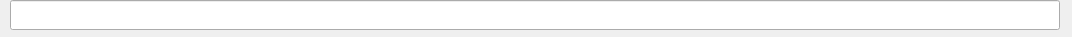
<?xml version="1.0" encoding="UTF-8"?>
<ui version="4.0">
 <class>eingabefeld</class>
 <widget class="QWidget" name="eingabefeld">
  <property name="geometry">
   <rect>
    <x>0</x>
    <y>0</y>
    <width>1072</width>
    <height>37</height>
   </rect>
  </property>
  <property name="windowTitle">
   <string>Form</string>
  </property>
  <widget class="QLineEdit" name="lineEdit">
   <property name="geometry">
    <rect>
     <x>10</x>
     <y>0</y>
     <width>1050</width>
     <height>30</height>
    </rect>
   </property>
  </widget>
 </widget>
 <resources/>
 <connections/>
</ui>
